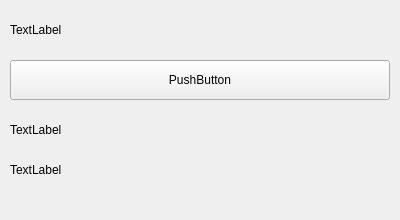
<?xml version="1.0" encoding="UTF-8"?>
<ui version="4.0">
 <class>Form</class>
 <widget class="QWidget" name="Form">
  <property name="geometry">
   <rect>
    <x>0</x>
    <y>0</y>
    <width>400</width>
    <height>220</height>
   </rect>
  </property>
  <property name="minimumSize">
   <size>
    <width>400</width>
    <height>220</height>
   </size>
  </property>
  <property name="maximumSize">
   <size>
    <width>400</width>
    <height>220</height>
   </size>
  </property>
  <property name="windowTitle">
   <string>Form</string>
  </property>
  <widget class="QLabel" name="passwordLabel">
   <property name="geometry">
    <rect>
     <x>10</x>
     <y>20</y>
     <width>380</width>
     <height>20</height>
    </rect>
   </property>
   <property name="text">
    <string>TextLabel</string>
   </property>
  </widget>
  <widget class="QPushButton" name="copyPasswordPushButton">
   <property name="geometry">
    <rect>
     <x>10</x>
     <y>60</y>
     <width>380</width>
     <height>40</height>
    </rect>
   </property>
   <property name="text">
    <string>PushButton</string>
   </property>
  </widget>
  <widget class="QLabel" name="peerLimitLabel">
   <property name="geometry">
    <rect>
     <x>10</x>
     <y>120</y>
     <width>380</width>
     <height>20</height>
    </rect>
   </property>
   <property name="text">
    <string>TextLabel</string>
   </property>
  </widget>
  <widget class="QLabel" name="privacyStateLabel">
   <property name="geometry">
    <rect>
     <x>10</x>
     <y>160</y>
     <width>380</width>
     <height>20</height>
    </rect>
   </property>
   <property name="text">
    <string>TextLabel</string>
   </property>
  </widget>
 </widget>
 <resources/>
 <connections/>
</ui>
